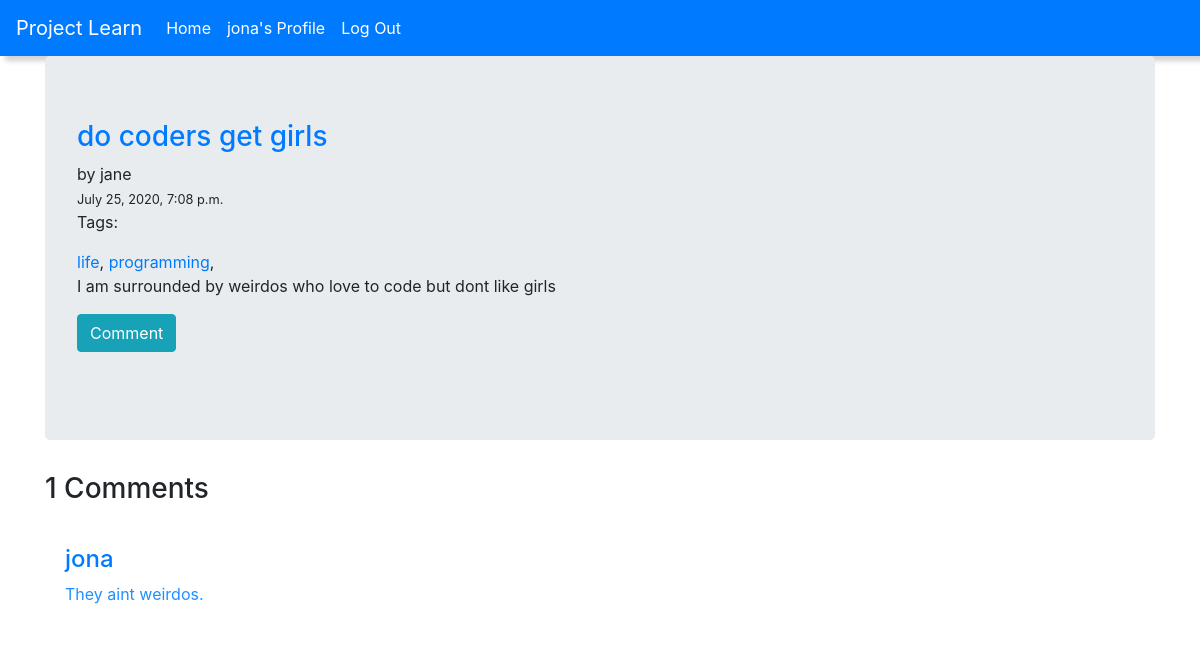
Before: /posts/do coders get girls/ (signed in) with the older database file.
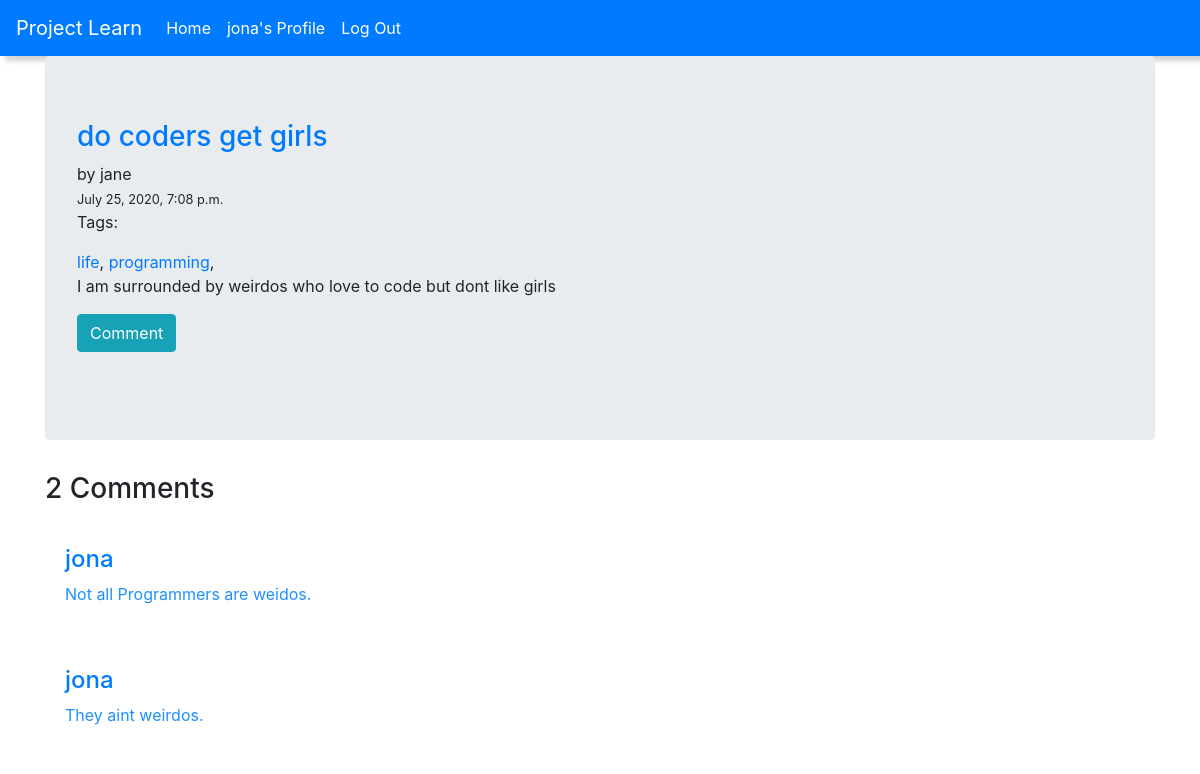
After: the same page with the newer database file.
### blog/models.py (models this page shows, shortened)
class Comment(models.Model):
    post=models.ForeignKey(Post,on_delete=models.CASCADE)
    body=models.TextField()
    author=models.ForeignKey(User,on_delete=models.CASCADE)
    commented_on=models.DateTimeField(auto_now=True)

### blog/views.py (the view, shortened to what this page needs)
# urls.py: path('posts/<str:title>/',views.post_details,name='post_details'),
@login_required
def post_details(request,title):
    post=Post.objects.get(title=title)
    comments=Comment.objects.filter(author=request.user).order_by('-commented_on')
    form=CommentForm()
    context={
        'post':post,
        'form':form,
        'comments':comments
    }
    return render(request,'blog/post_detail.html',context)

### blog/templates/blog/post_detail.html (shortened to what this page needs)
{% extends 'blog/base.html' %}
{% load crispy_forms_tags %}
{% block body %}
<div class="container">
<div class="jumbotron">
    <div class="head-text">
      <a href="/posts/{{post.title}}/"><h3>{{post.title}}</h3></a> by {{post.author}}</div>
    <small class="post-time">{{post.created}}</small>
    <p>Tags:</p>
    {% for tag in post.tags.all %}
        <a href="/posts_with_tag/{{tag}}">{{tag}}</a>,
    {% endfor %}
    <p>{{post.body}}</p>
    {% if post.author == user %}
        <a href="/update_post/{{post.pk}}" class="btn btn-success">Update</a>
        <a href="" class="btn btn-danger">Delete</a>
        {% else %}
        <button class="btn btn-info" id="comment-btn">Comment</button>
        <br>
        <br>
    {% endif %}
  </div>
  <h3>{{comments.count}} Comments</h3>
  {% for comment in comments %}
    <div class="comment">
      <a href="/user_profile/{{comment.author.id}}"><h4>{{comment.author}}</h4></a>
      {{comment.body}}
    </div>
  {% endfor %}
  </div>
{% endblock body %}

Changed rows visible on the page:
added Comment: author "jona", body "Not all Programmers are weidos."
Other visible differences:
{{ comments.count }}: "1" → "2"
